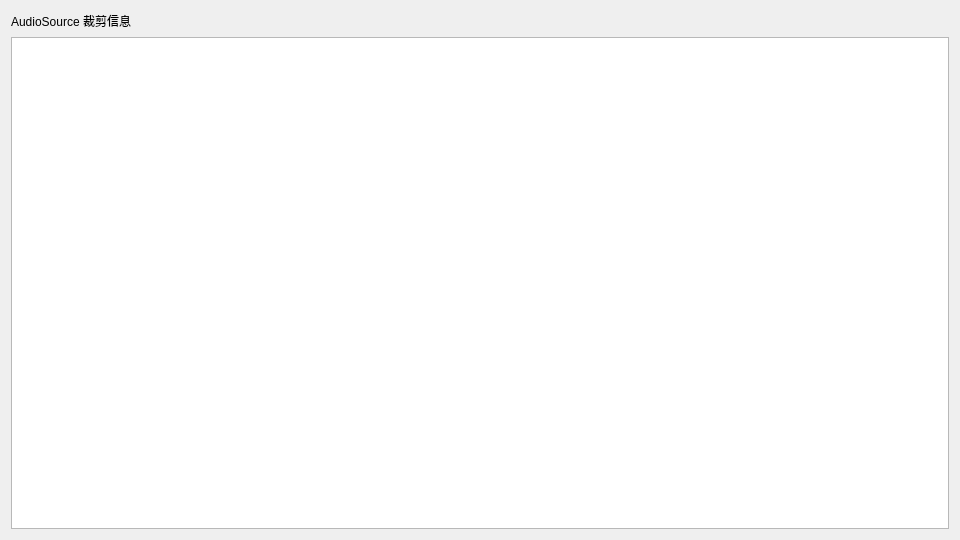
<?xml version="1.0" encoding="UTF-8"?>
<ui version="4.0">
 <class>SyncTrim</class>
 <widget class="QDialog" name="SyncTrim">
  <property name="geometry">
   <rect>
    <x>0</x>
    <y>0</y>
    <width>960</width>
    <height>540</height>
   </rect>
  </property>
  <property name="windowTitle">
   <string>同步裁剪</string>
  </property>
  <layout class="QVBoxLayout" name="verticalLayout">
   <item>
    <layout class="QHBoxLayout" name="horizontalLayout">
     <item>
      <widget class="QLabel" name="lblHint">
       <property name="text">
        <string>AudioSource 裁剪信息</string>
       </property>
      </widget>
     </item>
     <item>
      <spacer name="horizontalSpacer">
       <property name="orientation">
        <enum>Qt::Horizontal</enum>
       </property>
       <property name="sizeHint" stdset="0">
        <size>
         <width>40</width>
         <height>20</height>
        </size>
       </property>
      </spacer>
     </item>
    </layout>
   </item>
   <item>
    <widget class="QTableWidget" name="tblTrimInfo">
     <property name="alternatingRowColors">
      <bool>true</bool>
     </property>
     <property name="selectionBehavior">
      <enum>QAbstractItemView::SelectRows</enum>
     </property>
     <property name="editTriggers">
      <set>QAbstractItemView::NoEditTriggers</set>
     </property>
    </widget>
   </item>
  </layout>
 </widget>
 <resources/>
 <connections/>
</ui>
